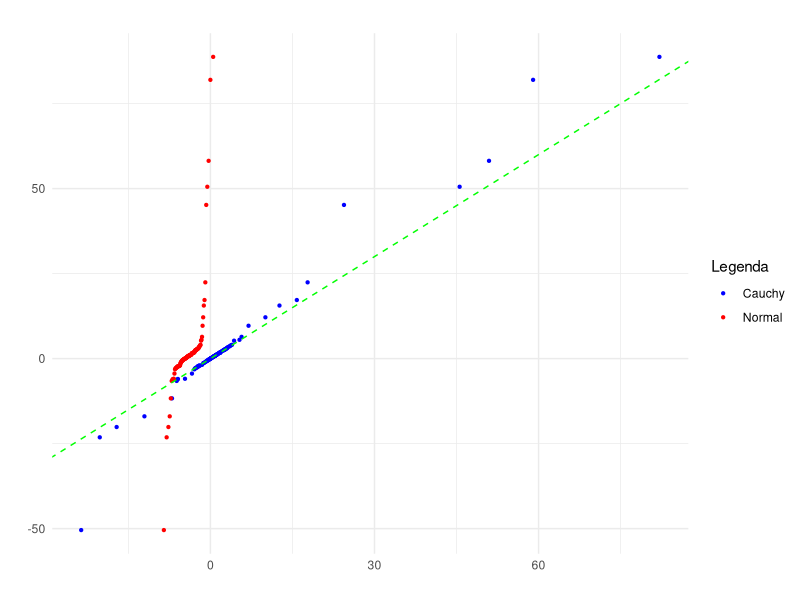

This figure's R source:
library(ggplot2)
theme_set(theme_light())

set.seed(1585)

n <- 113
loc <- 0.8
esc <- 1.8

#1,2
amostra_cauchy <- rcauchy(n, loc, esc)
amostra_cauchy_ord <- sort(amostra_cauchy)
quantis <- (1:n) / (n + 1)

#1
quantis_cauchy <- quantile(amostra_cauchy, quantis)

#2
valor_esperado <- -4
variancia <- sqrt(3.6)

quantis_normal <- qnorm(quantis, valor_esperado, variancia)

df <- data.frame(Valores = amostra_cauchy_ord,
                 Quantis_Cauchy = quantis_cauchy,
                 Quantis_Normal = quantis_normal)

ggplot(df, aes(x = Quantis_Cauchy, y = Valores)) +
  geom_point(aes(color = "Cauchy"), size = 0.8) +
  geom_point(aes(x = Quantis_Normal, y = Valores, color = "Normal"), size = 0.8) +
  geom_abline(intercept = 0, slope = 1, linetype = "dashed", color = "green") +
  labs(x = "", y = "") +
  ggtitle("") +
  theme_minimal() +
  scale_color_manual(values = c("blue", "red"),
                     labels = c("Cauchy", "Normal"),
                     name = "Legenda") +
  theme(legend.position = "right")


